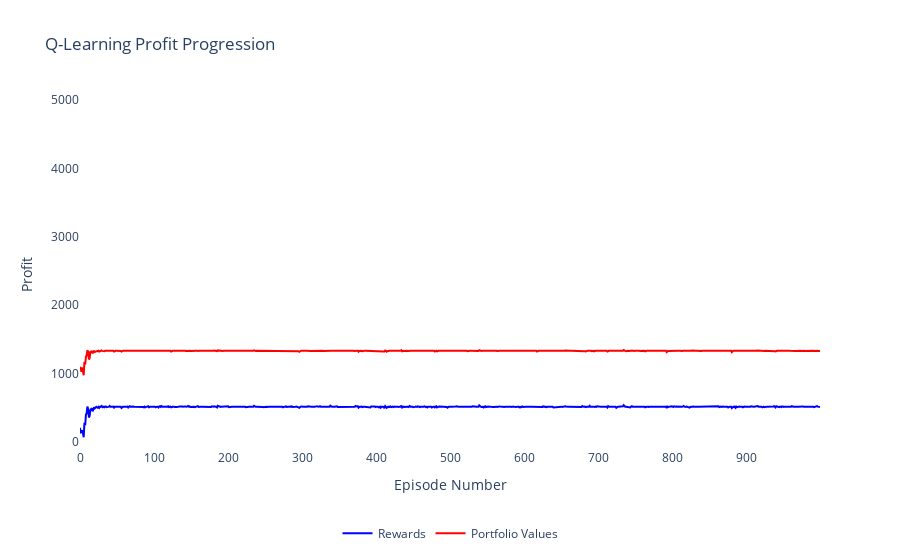

The notebook cell this image was saved under:
### Code cell
rewards = rewards9
profits = profits9

fig = go.Figure()

# reward line
fig.add_trace(go.Scatter(x=list(range(len(rewards))), y=rewards, 
                         mode='lines', 
                         name='Rewards', 
                         line=dict(color='blue', dash='solid')))  # solid line with blue color

# portfolio line
fig.add_trace(go.Scatter(x=list(range(len(profits))), y=profits, 
                         mode='lines', 
                         name='Portfolio Values', 
                         line=dict(color='red', dash='solid')))  # solid line with red color

# plot figure
fig.update_layout(
    title='Q-Learning Profit Progression',
    xaxis=dict(title='Episode Number'),
    yaxis=dict(title='Profit', range=[-100, 5000]), 
    legend=dict(orientation='h', x=0.5, xanchor='center', y=-0.2),
    plot_bgcolor='white', 
    yaxis_showgrid=True, 
    xaxis_showgrid=True
)

# show the plot
fig.show()

### Figure 1 — Plotly figure (JSON) as saved in the notebook; plotly's stock layout.template omitted (floating-point values rounded to 4 significant figures; data arrays with more than 128 entries replaced by an {"elided": "..."} marker saying what was removed)
{"data": [{"line": {"color": "blue", "dash": "solid"}, "mode": "lines", "name": "Rewards", "type": "scatter", "x": {"elided": "1000 int values"}, "y": {"elided": "1000 float values"}}, {"line": {"color": "red", "dash": "solid"}, "mode": "lines", "name": "Portfolio Values", "type": "scatter", "x": {"elided": "1000 int values"}, "y": {"elided": "1000 float values"}}], "layout": {"legend": {"orientation": "h", "x": 0.5, "xanchor": "center", "y": -0.2}, "plot_bgcolor": "white", "title": {"text": "Q-Learning Profit Progression"}, "xaxis": {"showgrid": true, "title": {"text": "Episode Number"}}, "yaxis": {"range": [-100, 5000], "showgrid": true, "title": {"text": "Profit"}}}}
